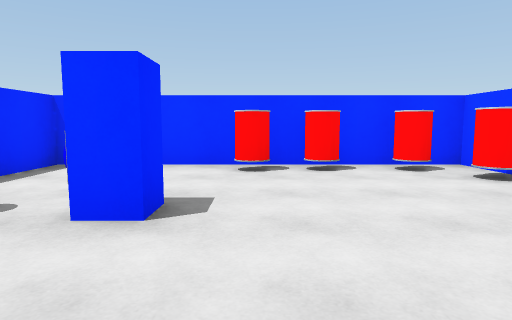
view 1 (above)

16 first-person views from a walk through a Unity game level. The camera is 1.3 m above the floor, tilts 6° down and sees 75° across. The floor is counted in squares, 2 m on a side. Each view is taken from the middle of a square. On the plan, view 1 faces up. The plan holds only what a view shows up to about 10 squares ahead; the rest is blank. The place goes on beyond the plan. Door leaves are left out, so doorways stand open.

view 2
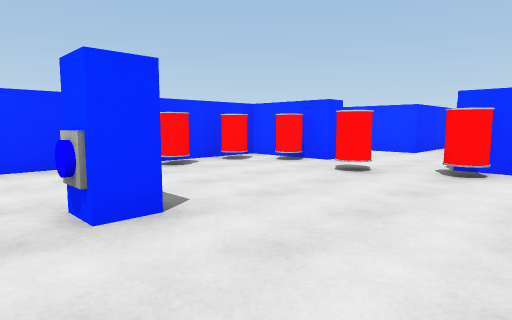

view 3
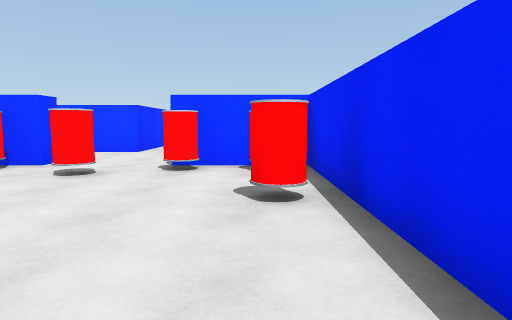

view 4
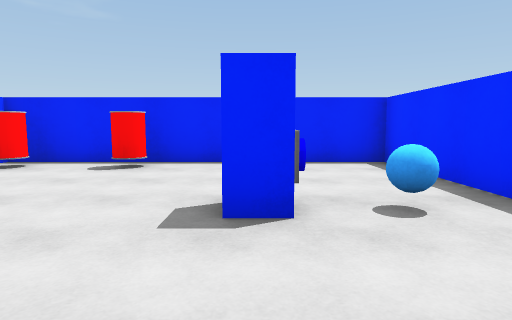

view 5
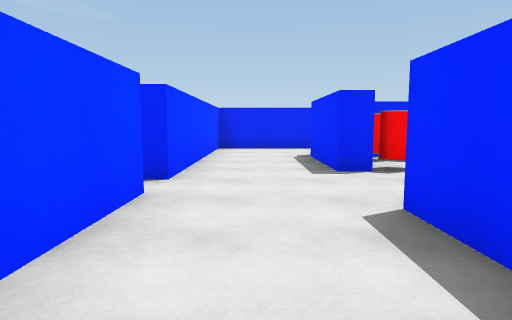

view 6
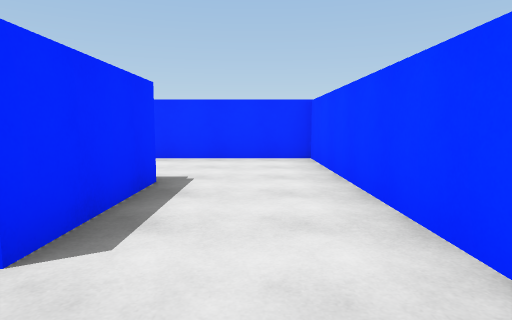

view 7
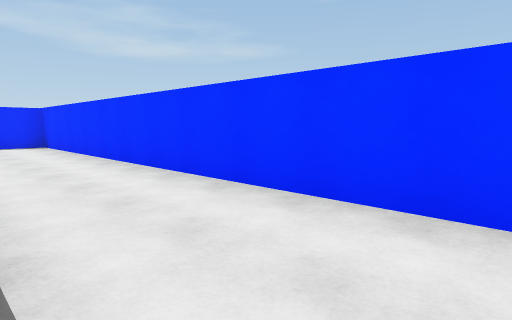

view 8
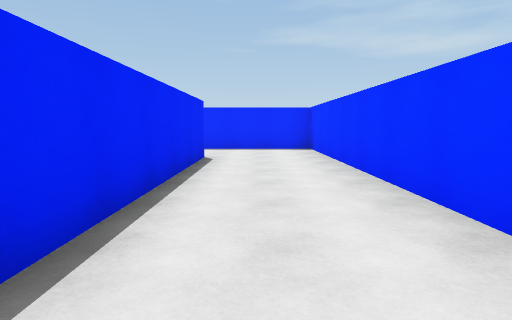

view 9
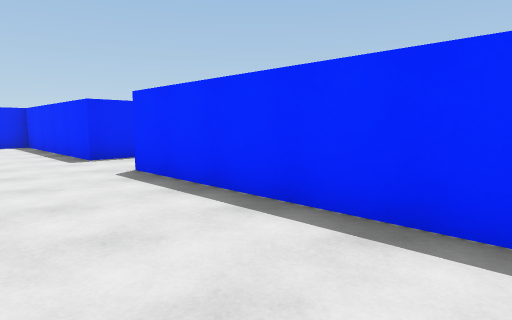

view 10
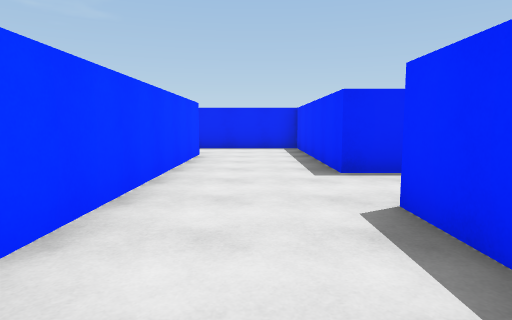

view 11
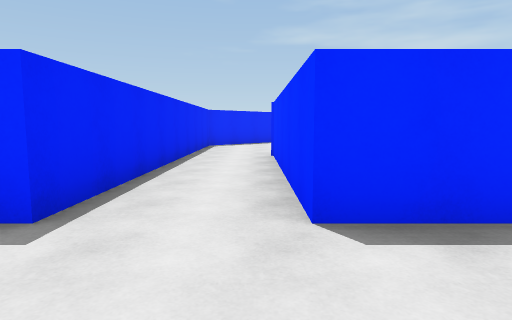

view 12
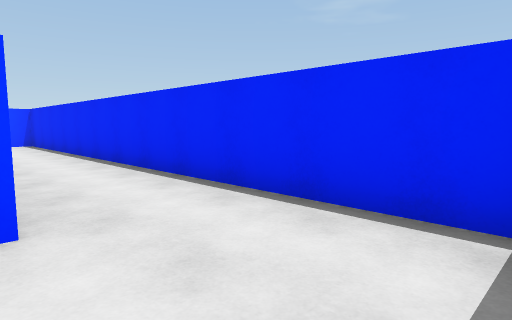

view 13
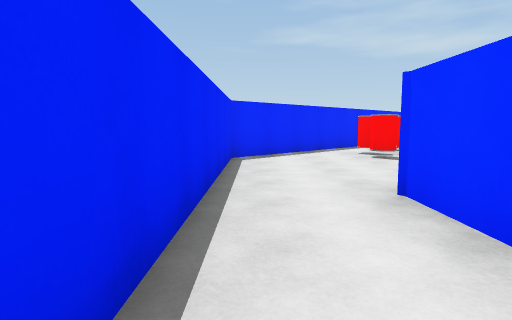

view 14
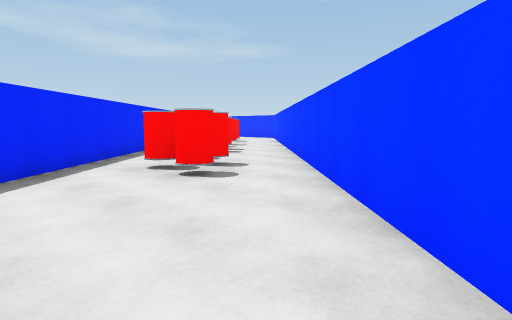

view 15
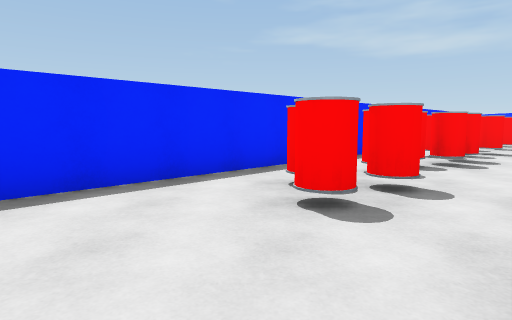

view 16
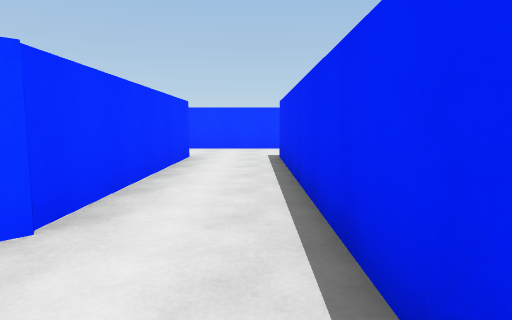

### Floor plan
Ten units are one square. View 1 is at (0, 0); x grows to the right and y downward. Boxes are objects, and circles mark ways between rooms. Rooms are numbered by the first view taken in them; rooms with no view inside come last. Other rooms are left out.
<svg viewBox="-200 -101 266 140">
<path fill="none" stroke="#000" d="M34 -48 34 -54 -33 -54 -33 -41M39 4 39 10M-33 -21 -33 8 34 8M61 14 61 -21M-38 -60 18 -60M-38 14 -38 -45M-124 -15 -62 -15 -62 34 61 34 61 14M39 -59 39 -34M61 -28 61 -85 -62 -85 -62 -34 -111 -34 -174 -96M-194 -64 -175 -45M-175 -45 -146 -15 -124 -15"/>
<rect x="-25" y="-25" width="10" height="10" fill="#bbb"><title>other object</title></rect>
<rect x="-15" y="-25" width="10" height="10" fill="#bbb"><title>other object</title></rect>
<rect x="-15" y="-35" width="10" height="10" fill="#bbb"><title>other object</title></rect>
<rect x="-5" y="-55" width="10" height="10" fill="#bbb"><title>other object</title></rect>
<rect x="5" y="-5" width="10" height="10" fill="#bbb"><title>other object</title></rect>
<rect x="5" y="-55" width="10" height="10" fill="#bbb"><title>other object</title></rect>
<rect x="15" y="-25" width="10" height="10" fill="#bbb"><title>other object</title></rect>
<rect x="15" y="-55" width="10" height="10" fill="#bbb"><title>other object</title></rect>
<rect x="25" y="-5" width="10" height="10" fill="#bbb"><title>other object</title></rect>
<rect x="25" y="-15" width="10" height="10" fill="#bbb"><title>other object</title></rect>
<rect x="25" y="-45" width="10" height="10" fill="#bbb"><title>other object</title></rect>
<rect x="-195" y="-75" width="10" height="10" fill="#bbb"><title>other object</title></rect>
<rect x="-195" y="-95" width="10" height="10" fill="#bbb"><title>other object</title></rect>
<rect x="-185" y="-75" width="20" height="10" fill="#bbb"><title>other object</title></rect>
<rect x="-185" y="-85" width="10" height="10" fill="#bbb"><title>other object</title></rect>
<rect x="-175" y="-65" width="10" height="10" fill="#bbb"><title>other object</title></rect>
<rect x="-165" y="-65" width="10" height="10" fill="#bbb"><title>other object</title></rect>
<rect x="-165" y="-55" width="10" height="10" fill="#bbb"><title>other object</title></rect>
<rect x="-155" y="-55" width="10" height="10" fill="#bbb"><title>other object</title></rect>
<circle cx="45" cy="10" r="3" fill="#2a7"/>
<circle cx="50" cy="-30" r="3" fill="#2a7"/>
<circle cx="-137" cy="-43" r="3" fill="#2a7"/>
<text x="10" y="-20">1</text>
<text x="-60" y="-40">2</text>
<text x="-150" y="-40">3</text>
</svg>
Room 1 opens to room 2. Room 2 opens to room 3.

Where each view was taken, in squares from view 1:
view 1: 0 up, 0 right, facing up
view 2: 0 up, 2 left, facing up-right
view 3: 0 up, 2 left, facing right
view 4: 5 up, 1 left, facing down
view 5: 6 up, 5 right, facing down
view 6: 2 up, 5 right, facing up
view 7: 6 up, 5 right, facing up-left
view 8: 7 up, 3 right, facing left
view 9: 8 up, 4 left, facing down-left
view 10: 6 up, 5 left, facing down
view 11: 3 up, 4 left, facing left
view 12: 1 down, 6 left, facing down-right
view 13: 2 up, 8 left, facing left
view 14: 2 up, 11 left, facing up-left
view 15: 4 up, 12 left, facing left
view 16: 2 up, 13 left, facing right
